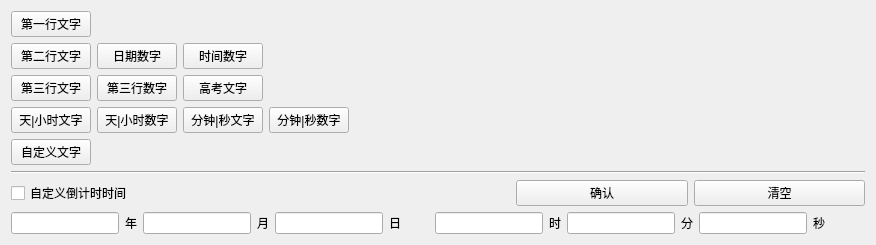
     <widget class="QWidget" name="tab_2">
      <attribute name="title">
       <string>界面设置</string>
      </attribute>
      <layout class="QVBoxLayout" name="verticalLayout_2">
       <item>
        <layout class="QHBoxLayout" name="horizontalLayout_4">
         <item>
          <widget class="QPushButton" name="line1">
           <property name="text">
            <string>第一行文字</string>
           </property>
          </widget>
         </item>
         <item>
          <spacer name="horizontalSpacer_2">
           <property name="orientation">
            <enum>Qt::Horizontal</enum>
           </property>
           <property name="sizeHint" stdset="0">
            <size>
             <width>468</width>
             <height>18</height>
            </size>
           </property>
          </spacer>
         </item>
        </layout>
       </item>
       <item>
        <layout class="QHBoxLayout" name="horizontalLayout_5">
         <item>
          <widget class="QPushButton" name="line2_text">
           <property name="text">
            <string>第二行文字</string>
           </property>
          </widget>
         </item>
         <item>
          <widget class="QPushButton" name="line2_date">
           <property name="text">
            <string>日期数字</string>
           </property>
          </widget>
         </item>
         <item>
          <widget class="QPushButton" name="line2_num">
           <property name="text">
            <string>时间数字</string>
           </property>
          </widget>
         </item>
         <item>
          <spacer name="horizontalSpacer_3">
           <property name="orientation">
            <enum>Qt::Horizontal</enum>
           </property>
           <property name="sizeHint" stdset="0">
            <size>
             <width>308</width>
             <height>20</height>
            </size>
           </property>
          </spacer>
         </item>
        </layout>
       </item>
       <item>
        <layout class="QHBoxLayout" name="horizontalLayout_6">
         <item>
          <widget class="QPushButton" name="line3_text">
           <property name="text">
            <string>第三行文字</string>
           </property>
          </widget>
         </item>
         <item>
          <widget class="QPushButton" name="line3_num">
           <property name="text">
            <string>第三行数字</string>
           </property>
          </widget>
         </item>
         <item>
          <widget class="QPushButton" name="line3_gaokao">
           <property name="text">
            <string>高考文字</string>
           </property>
          </widget>
         </item>
         <item>
          <spacer name="horizontalSpacer_4">
           <property name="orientation">
            <enum>Qt::Horizontal</enum>
           </property>
           <property name="sizeHint" stdset="0">
            <size>
             <width>308</width>
             <height>20</height>
            </size>
           </property>
          </spacer>
         </item>
        </layout>
       </item>
       <item>
        <layout class="QHBoxLayout" name="horizontalLayout_7">
         <item>
          <widget class="QPushButton" name="line4_text">
           <property name="text">
            <string>天|小时文字</string>
           </property>
          </widget>
         </item>
         <item>
          <widget class="QPushButton" name="line4_num">
           <property name="text">
            <string>天|小时数字</string>
           </property>
          </widget>
         </item>
         <item>
          <widget class="QPushButton" name="line4_text_lite">
           <property name="text">
            <string>分钟|秒文字</string>
           </property>
          </widget>
         </item>
         <item>
          <widget class="QPushButton" name="line4_num_lite">
           <property name="text">
            <string>分钟|秒数字</string>
           </property>
          </widget>
         </item>
         <item>
          <spacer name="horizontalSpacer_5">
           <property name="orientation">
            <enum>Qt::Horizontal</enum>
           </property>
           <property name="sizeHint" stdset="0">
            <size>
             <width>228</width>
             <height>20</height>
            </size>
           </property>
          </spacer>
         </item>
        </layout>
       </item>
       <item>
        <layout class="QHBoxLayout" name="horizontalLayout_8">
         <item>
          <widget class="QPushButton" name="textbox">
           <property name="text">
            <string>自定义文字</string>
           </property>
          </widget>
         </item>
         <item>
          <spacer name="horizontalSpacer_6">
           <property name="orientation">
            <enum>Qt::Horizontal</enum>
           </property>
           <property name="sizeHint" stdset="0">
            <size>
             <width>408</width>
             <height>20</height>
            </size>
           </property>
          </spacer>
         </item>
        </layout>
       </item>
       <item>
        <widget class="Line" name="line">
         <property name="orientation">
          <enum>Qt::Horizontal</enum>
         </property>
        </widget>
       </item>
       <item>
        <layout class="QHBoxLayout" name="horizontalLayout_39">
         <item>
          <widget class="QCheckBox" name="setday">
           <property name="text">
            <string>自定义倒计时时间</string>
           </property>
          </widget>
         </item>
         <item>
          <spacer name="horizontalSpacer_45">
           <property name="orientation">
            <enum>Qt::Horizontal</enum>
           </property>
           <property name="sizeType">
            <enum>QSizePolicy::Preferred</enum>
           </property>
           <property name="sizeHint" stdset="0">
            <size>
             <width>328</width>
             <height>20</height>
            </size>
           </property>
          </spacer>
         </item>
         <item>
          <widget class="QPushButton" name="textbox_2">
           <property name="text">
            <string>确认</string>
           </property>
          </widget>
         </item>
         <item>
          <widget class="QPushButton" name="textbox_3">
           <property name="text">
            <string>清空</string>
           </property>
          </widget>
         </item>
        </layout>
       </item>
       <item>
        <layout class="QHBoxLayout" name="horizontalLayout_9">
         <item>
          <widget class="QLineEdit" name="year">
           <property name="text">
            <string/>
           </property>
          </widget>
         </item>
         <item>
          <widget class="QLabel" name="label_5">
           <property name="text">
            <string>年</string>
           </property>
          </widget>
         </item>
         <item>
          <widget class="QLineEdit" name="month">
           <property name="text">
            <string/>
           </property>
          </widget>
         </item>
         <item>
          <widget class="QLabel" name="label_6">
           <property name="text">
            <string>月</string>
           </property>
          </widget>
         </item>
         <item>
          <widget class="QLineEdit" name="day">
           <property name="text">
            <string/>
           </property>
          </widget>
         </item>
         <item>
          <widget class="QLabel" name="label_7">
           <property name="text">
            <string>日</string>
           </property>
          </widget>
         </item>
         <item>
          <spacer name="horizontalSpacer_7">
           <property name="orientation">
            <enum>Qt::Horizontal</enum>
           </property>
           <property name="sizeHint" stdset="0">
            <size>
             <width>28</width>
             <height>20</height>
            </size>
           </property>
          </spacer>
         </item>
         <item>
          <widget class="QLineEdit" name="hour">
           <property name="text">
            <string/>
           </property>
          </widget>
         </item>
         <item>
          <widget class="QLabel" name="label_8">
           <property name="text">
            <string>时</string>
           </property>
          </widget>
         </item>
         <item>
          <widget class="QLineEdit" name="minute">
           <property name="text">
            <string/>
           </property>
          </widget>
         </item>
         <item>
          <widget class="QLabel" name="label_9">
           <property name="text">
            <string>分</string>
           </property>
          </widget>
         </item>
         <item>
          <widget class="QLineEdit" name="second">
           <property name="text">
            <string/>
           </property>
          </widget>
         </item>
         <item>
          <widget class="QLabel" name="label_10">
           <property name="text">
            <string>秒</string>
           </property>
          </widget>
         </item>
         <item>
          <spacer name="horizontalSpacer_8">
           <property name="orientation">
            <enum>Qt::Horizontal</enum>
           </property>
           <property name="sizeHint" stdset="0">
            <size>
             <width>40</width>
             <height>20</height>
            </size>
           </property>
          </spacer>
         </item>
        </layout>
       </item>
      </layout>
     </widget>
